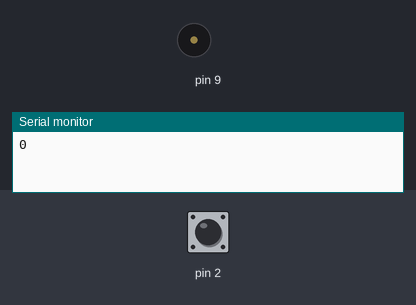
A sketch run on a simulated Arduino Uno, built with avr-gcc and run on an emulated ATmega328P. Shown: buzzer (waves = sounding), the last lines printed to the serial monitor. Inputs (shaded band) come from the test bench; at power-on: pin 2 HIGH.

Above: at 0.6 s.
At 27.82 s:
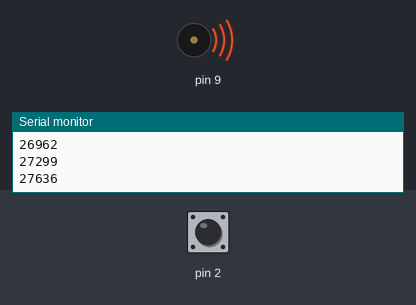
Timing chart, 0 to 28.3 s (numbered marks = the images above):
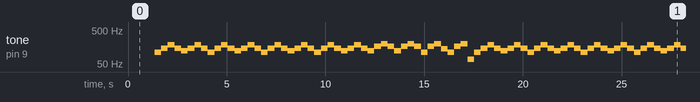

The sketch:

bassPortal.ino
```cpp
long time=0;
int Cnote0 = 66;
int Cnote0s = 69;
int Dnote0 = 73;
int Dnote0s =78;
int Enote0 = 83;
int Fnote0 =86;
int Fnote0s = 91;
int Gnote0 = 97;
int Gnote0s = 104;
int Anote0 = 111;
int Anote0s = 144;
int Bnote0 = 123;
int Cnote1 = 131;
int Cnote1s = 140;
int Dnote1 = 147;
int Dnote1s = 156;
int Enote1 = 166;
int Fnote1 = 175;
int Fnote1s = 183;
int Gnote1 = 196;
int Gnote1s = 208;
int Anote1 = 221;
int Anote1s = 234;
int Bnote1 = 249;
int Cnote2 = 260;
int Cnote2s = 277;
int Dnote2 = 292;
int Dnote2s = 308;
int Enote2 = 326;
int Fnote2 = 350;
int Fnote2s = 370;
int Gnote2 = 394;
int Gnote2s = 412;
int Anote2 = 442;
int Anote2s = 462;
int Bnote2 = 493;
int Cnote3 = 529;
int Cnote3s = 554;
int Dnote3 = 584;
int Dnote3s = 618;
int Enote3 = 660;
int Fnote3 = 702;
int Fnote3s = 743;
int Gnote3 = 784;
int Gnote3s = 830;
int Anote3 = 882;
int Anote3s = 936;
int Bnote3 = 982;
int Cnote4 = 1053;
int Cnote4s = 1094;
int Dnote4 = 1165;
int Dnote4s = 1239;
int Enote4 = 1306;
int Fnote4 = 1398;
int Fnote4s = 1472;
int Gnote4 = 1530;
int Gnote4s = 1662;
int Anote4 = 1761;
int Anote4s = 1855;
int Bnote4 = 1955;
int Cnote5 = 2100;

int tempo = 2700;
int quarter = tempo/4;
int eight = tempo/8;
int sixtEnoten = tempo/16;

void playfor(int note, int sustain) {
  tone(9, note);
  delay(sustain);
  time = time+sustain;
  Serial.println(time);
}

void setup() {
  // put your setup code here, to run once:
  pinMode(9,OUTPUT);
  pinMode(2, INPUT);
  Serial.begin(9600);
  do{}
  while(digitalRead(2) == 0);

  Serial.println(time);

}

void loop() {
  // put your main code here, to run repeatedly:
  //BASS PART
  delay(2 * quarter);
  time+=(2 * quarter);
  for (int i = 0; i < 4; i++)
  {
  playfor(Anote0,eight);
  playfor(Dnote1,eight);
  playfor(Fnote1s,eight);
  playfor(Dnote1,eight);

  playfor(Bnote0,eight);
  playfor(Dnote1,eight);
  playfor(Fnote1s,eight);
  playfor(Dnote1,eight);
  }

  playfor(Bnote0, eight);
  playfor(Enote1, eight);
  playfor(Gnote1, eight);
  playfor(Enote1, eight);

  playfor(Bnote0, eight);
  playfor(Enote1, eight);
  playfor(Gnote1, eight);
  playfor(Enote1, eight);

  playfor(Anote0, eight);
  playfor(Enote1, eight);
  playfor(Gnote1, eight);
  playfor(Cnote1s, eight);

  playfor(Anote0, eight);
  playfor(Enote1, eight);
  playfor(Gnote1, eight);
  playfor(Cnote0s, eight);

  for (int i = 0; i < 6; i++)
  {
  playfor(Anote0,eight);
  playfor(Dnote1,eight);
  playfor(Fnote1s,eight);
  playfor(Dnote1,eight);

  playfor(Bnote0,eight);
  playfor(Dnote1,eight);
  playfor(Fnote1s,eight);
  playfor(Dnote1,eight);
  }

  playfor(Bnote0, eight);
  playfor(Enote1, eight);
  playfor(Gnote1, eight);
  playfor(Enote1, eight);

  playfor(Bnote0, eight);
  playfor(Enote1, eight);
  playfor(Gnote1, eight);
  playfor(Enote1, eight);

  playfor(Anote0, eight);
  playfor(Enote1, eight);
  playfor(Gnote1, eight);
  playfor(Cnote1s, eight);

  playfor(Anote0, eight);
  playfor(Enote1, eight);
  playfor(Gnote1, eight);
  playfor(Cnote1s, eight);

  //break after this
  playfor(Anote0s, eight);
  playfor(Dnote1, eight);
  playfor(Fnote1, eight);
  playfor(Anote1, eight);
  tone (9, 0);

  tone (9, 0);
  Serial.println(time);
  delay(3000);
  do{}
  while(digitalRead(2) == 0);
}
```

Measured:
- by itself, tone on pin 9: plays 111 Hz for 0.34 s, 147 Hz for 0.34 s, 183 Hz for 0.34 s, 147 Hz for 0.34 s, 123 Hz for 0.34 s, 147 Hz for 0.34 s … (348 notes in this stretch)
